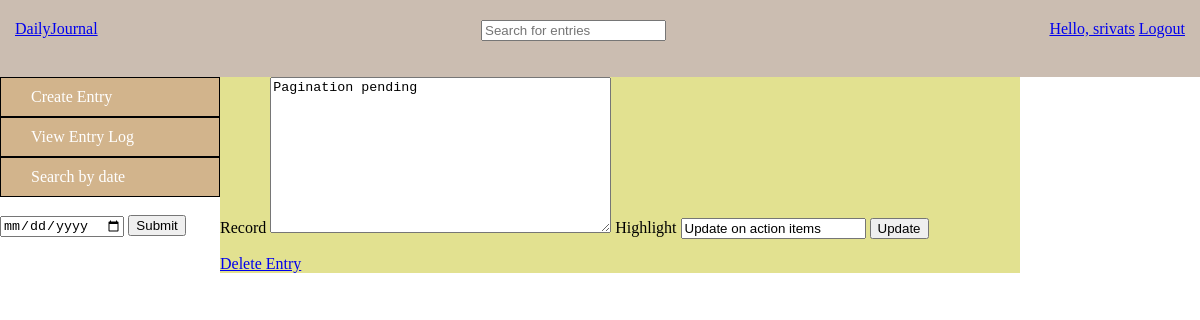
The app's page /update-entry/8 (signed in) with its own data.
### base/models.py (models this page shows, shortened)
class User(AbstractUser):
    name = models.CharField(max_length=200, null=True)
    email = models.EmailField(unique=True, null=True)
    bio = models.TextField(null=True)
    avatar = models.ImageField(null=True, default="avatar.svg")
    USERNAME_FIELD = 'email'
    REQUIRED_FIELDS = ['username']

class Entry(models.Model):
    host = models.ForeignKey(User,  on_delete=models.SET_NULL, null=True)
    record = models.TextField( null = False)
    created_at = models.DateField(auto_now_add=True, auto_now=False)
    highlight = models.CharField(max_length = 200)
    class Meta():
        ordering = ['-created_at']

### base/views.py (the view, shortened to what this page needs)
# urls.py: path('update-entry/<str:pk>', views.updateEntry, name='update-entry'),
@login_required(login_url = 'login')
def updateEntry(request, pk):
    page = 'update-entry'
    entry = Entry.objects.get(id=pk)
    form = EntryForm(instance = entry)
    return render(request, 'base/home.html', {'form':form, 'page':page, 'entry':entry})

### base/forms.py
class EntryForm(ModelForm):
    class Meta:
        model = Entry
        fields = ['record','highlight']

### base/templates/base/home.html (shortened to what this page needs)
{% extends 'main.html' %}
{% block content %}
{% if user.is_authenticated %}
<div class="container">
    <div class="header-bar">
        <a href="{% url 'create-entry' %}">Create Entry</a>
        <a href="{% url 'entry-log' %}">View Entry Log</a>
        <a href="#">Search by date</a><br>
        <form action="" method="POST" id="cal-seacrh">
            <input type="date" name="pickdate" max={{today}} >
            <input type="submit">
        </form>
    </div>
            <div class="content-mid">
                {% if page == 'entry-log' %}
                <div class="search-items">
                    <form action="" method="POST" id="text-search">
                     {% csrf_token %}
                     <input type="text" name="searched" placeholder = "Search for entries" />
                    </form>
                </div>
                {% include 'base/entry_log.html' %}
                {% elif searched %}
                {% include 'base/entry_log.html' %}
                {% elif page == 'create-entry' %}
                {% include 'base/create-entry.html' %}
                {% elif page == 'calendar' %}
                {% include 'base/calendar_module.html' %}
                {% elif page == 'update-entry' %}
                {% include 'base/update_entry.html' %}
                {% else %}
                <div class="diary-name">
                    {{ request.user.username }}'s Diary
                </div>
                {% endif %}
            </div>
    {% else %}
            {% include 'base/intro-content.html' %}
{% endif %}
</div>
{% endblock %}

### templates/navbar.html (shortened to what this page needs)
{% load static %}
{% if user.is_authenticated %}
<link rel="stylesheet" href="{% static 'styles/main.css' %}">
<div class="navbar">
    <div class="logo">
        <a href="{% url 'home' %}">DailyJournal</a>
    </div>
    <div class="search-items">
        <form action="" method="POST">
         <input type="text" name="searched" placeholder = "Search for entries" />
        </form>
    </div>
    <div class="links">
        {% if user.is_authenticated %}
        <a href="{% url 'update-user' %}">Hello, {{request.user.username}}</a>
        <a href="{% url 'logout' %}">Logout</a>
        {% else %}
        <a href="{% url 'login' %}">Login/SignUp</a>
        {% endif %}
    </div>
    {% else %}
    <a href="{% url 'login' %}">Login</a>
    {% endif %}
</div>

### base/templates/base/update_entry.html (shortened to what this page needs)
{% block content %}
<form method="POST">
    {% for field in form %}
    {{field.label}}
    {{field}}
    {% endfor %}
<input type="submit" value="Update">
</form>
<a href="{% url 'delete' entry.id %}">Delete Entry</a>
{% endblock %}

### static/styles/main.css (style rules this page uses)
.navbar { display: flex; flex-direction: row; justify-content: space-between; padding: 20px 15px; background-color: rgb(203, 189, 177); }
.search-items { display: flex; justify-content: space-between; flex-direction: row; }
.container { padding: 0px 50px 0px 0px; display: grid; grid-template-columns: 1fr 4fr; margin-left: 20px; width: 1000px; position: relative; }
.header-bar { display: flex; flex-direction: column; }
.content-mid { background-color: rgb(226, 225, 144); height: fit-content; position: relative; vertical-align: middle; color: black; }
.header-bar a { padding: 10px 30px; background-color: tan; border: 1px solid black; text-decoration: none; color: white; }
.header-bar { margin-left: -10%; }

### records on screen
User: user.username "srivats"
Entry: form "Pagination pending" "Update on action items"

### other values on screen
{{ field.label }} "Record" "Highlight"
